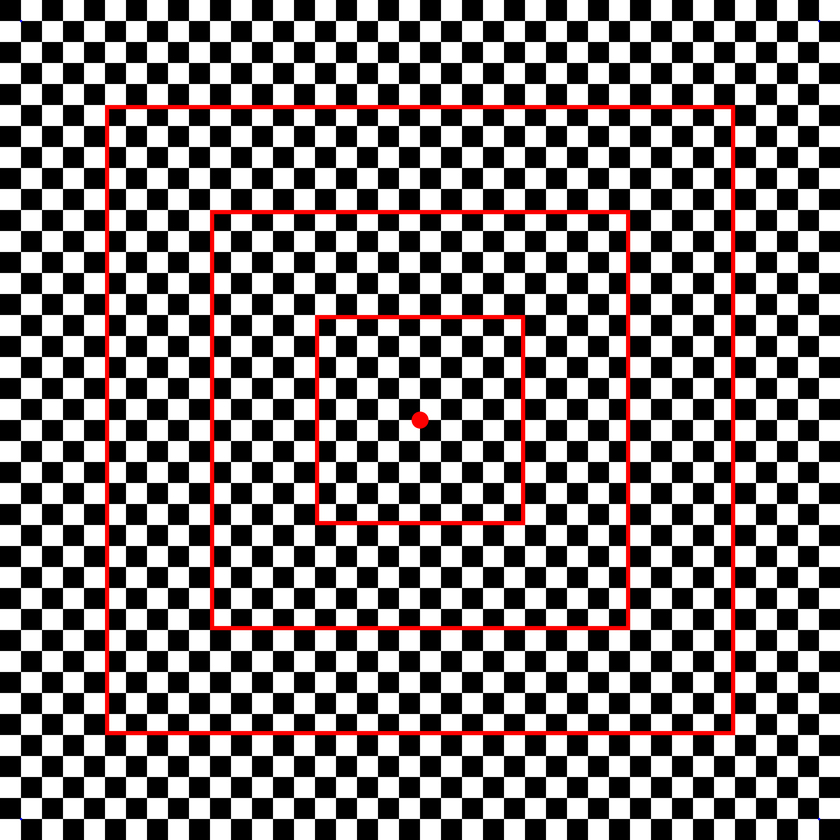
#> input picture lens_distortion_model/source_images/checkerboard_dots_squares.png, 840 x 840 px, shrunk from 4000 x 4000 before the run, found by its file name; its folder holds 3 pictures in this run
$ python conrad_brown_first_principals.py
#> lines starting #> are read from the running program, lines starting #| are printed output that depends on the picture
#> further down, original_img is the input picture: shape (840, 840, 3); mean B, G, R 123.7, 123.7, 131.3
import cv2
import numpy as np

def conrad_brown_distortion(img, k1, k2, k3):
    """
    Apply Conrad Brown distortion model to an image.

    Args:
    - img: Input image (numpy array).
    - k1: Distortion coefficient k1.
    - k2: Distortion coefficient k2.
    - k3: Distortion coefficient k3.
    Returns:
    - distorted_img: Distorted image (numpy array).
    """
#> called with k1 = 0.1, k2 = 0.01, k3 = 0.01
    h, w = img.shape[:2]
#> h = 840; w = 840
    cx, cy = w // 2, h // 2
#> cx = 420; cy = 420
    x, y = np.meshgrid(np.arange(w), np.arange(h))

    # Normalize image coordinates
    x_norm = (x - cx) / cx
    y_norm = (y - cy) / cy

    r2 = x_norm**2 + y_norm**2
    r4 = r2**2
    r6 = r2**3

    # Apply distortion model
    x_distorted_norm = x_norm * (1 + k1 * r2 + k2 * r4 + k3 * r6)
    y_distorted_norm = y_norm * (1 + k1 * r2 + k2 * r4 + k3 * r6)

    # Denormalize coordinates
    x_distorted = x_distorted_norm * cx + cx
    y_distorted = y_distorted_norm * cy + cy

    # Initialize distorted image
    distorted_img = np.zeros_like(img)

    # Iterate over each pixel in the distorted image
    for i in range(h):
        for j in range(w):
            # Use bilinear interpolation to find the pixel value at distorted coordinates
            x_int, y_int = int(x_distorted[i, j]), int(y_distorted[i, j])
            x_frac, y_frac = x_distorted[i, j] - x_int, y_distorted[i, j] - y_int

            if 0 <= x_int < w - 1 and 0 <= y_int < h - 1:
                # Perform bilinear interpolation
                top_left        = img[y_int, x_int] * (1 - x_frac) * (1 - y_frac)
                top_right       = img[y_int, x_int + 1] * x_frac * (1 - y_frac)
                bottom_left     = img[y_int + 1, x_int] * (1 - x_frac) * y_frac
                bottom_right    = img[y_int + 1, x_int + 1] * x_frac * y_frac

                # Assign interpolated pixel value to the distorted image
                distorted_img[i, j] = top_left + top_right + bottom_left + bottom_right
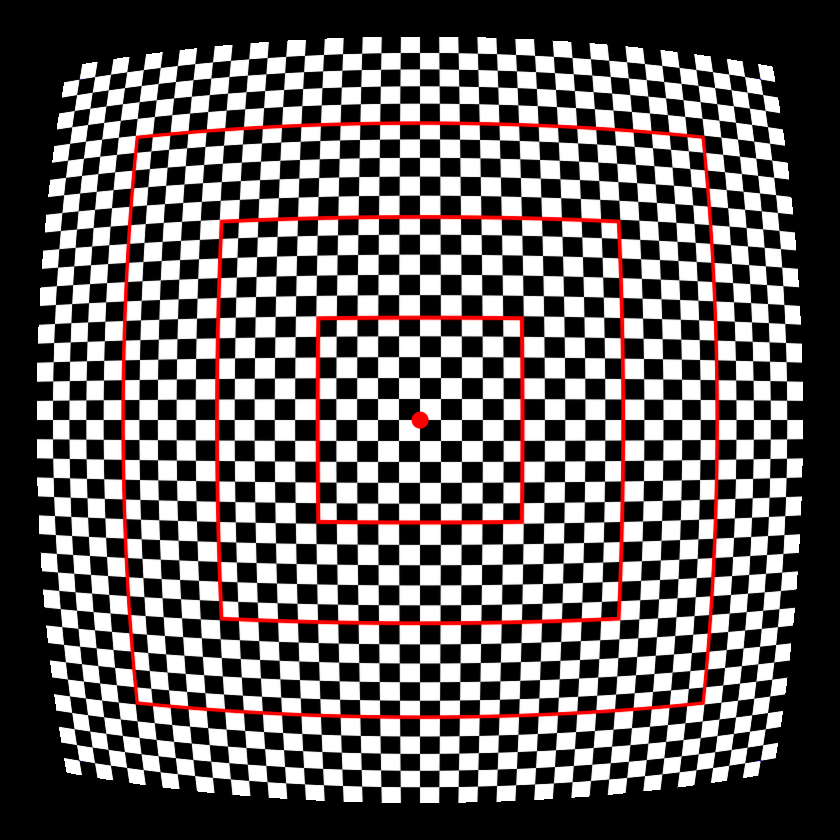
#> distorted_img: shape (840, 840, 3); mean B, G, R 97.1, 97.1, 103.5

    return distorted_img.astype(np.uint8)

# Load image
filename = "checkerboard_dots_squares" #change this if you want to use a different source image
image_path = r"C:\Users\rowan\Documents\masters\sw_comparison\lens_distortion_model\source_images\{:s}.png".format(filename)
original_img = cv2.imread(image_path)

# Distortion coefficients
k1 = 0.1
k2 = 0.01
k3 = 0.01

# Apply distortion
distorted_image = conrad_brown_distortion(original_img, k1, k2, k3)

# Save the distorted image
output_path = r"C:\Users\rowan\Documents\masters\sw_comparison\lens_distortion_model\output_images\{:s}_distorted_first_principals.png".format(filename)
cv2.imwrite(output_path, distorted_image)

# Display original and distorted images
cv2.imshow('Original Image', original_img)
cv2.imshow('Distorted Image', distorted_image)
cv2.waitKey(0)
cv2.destroyAllWindows()
